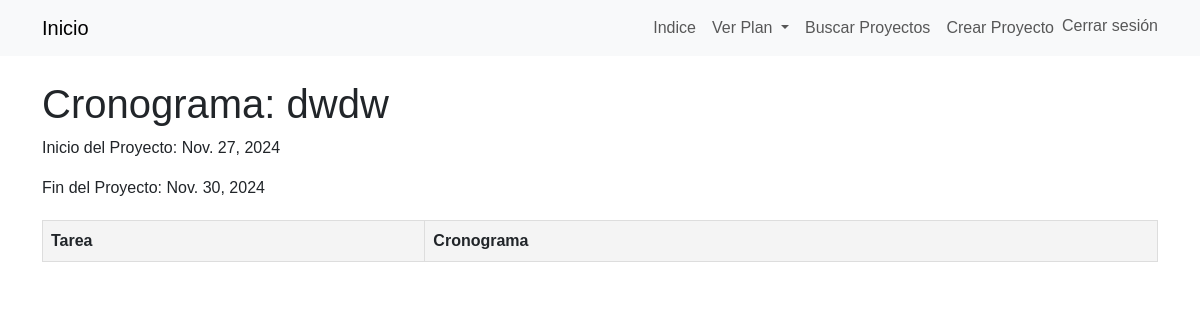
Page /project-plan/13/cronograma/ on the earlier database version.
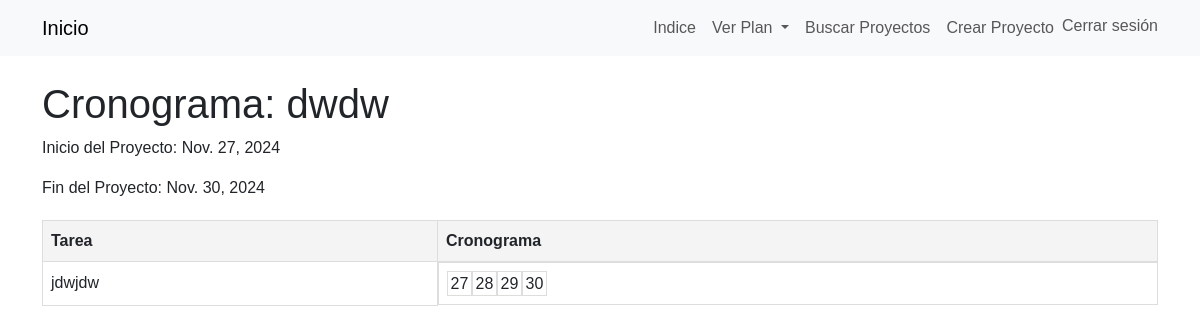
Same page on the later database version.
### creadorAPP/models.py (models this page shows, shortened)
class ProjectPlan(models.Model):
    created_by = models.ForeignKey(User, on_delete=models.CASCADE)
    title = models.CharField(max_length=100)
    description = models.TextField()
    objetive = models.TextField()
    clientName = models.CharField(max_length=50)
    startDate = models.DateField()
    endDate = models.DateField()
    presupuestoTotal = models.DecimalField(
        max_digits=12,
        decimal_places=2,
        null=True,
        blank=True,
        help_text="Presupuesto total del proyecto en USD."
        )

class Task(models.Model):
    project = models.ForeignKey(ProjectPlan, on_delete=models.CASCADE, related_name='tasks')
    name = models.CharField(max_length=255)
    description = models.CharField(
        max_length=255,
        blank=True,
        null=True,
    )
    estimated_duration = models.PositiveIntegerField(help_text="Duración estimada en horas")
    created_at = models.DateTimeField(auto_now_add=True)
    start_date = models.DateField(null=True, blank=True)  # Campo para la fecha de inicio
    end_date = models.DateField(null=True, blank=True)    # Campo para la fecha de fin

### creadorAPP/views.py (the view)
# urls.py: path('project-plan/<int:project_id>/cronograma/', views.ver_cronograma, name='ver_cronograma'),
def ver_cronograma(request, project_id):
    project = ProjectPlan.objects.get(id=project_id)
    tasks = project.tasks.order_by('start_date')
    date_range = []
    current_date = project.startDate
    while current_date <= project.endDate:
        date_range.append(current_date)
        current_date += timedelta(days=1)
    return render(request, 'cronograma/ver_cronograma.html', {
        'project': project,
        'tasks': tasks,
        'date_range': date_range,
        'project_id': project_id,
    })

### creadorAPP/templates/cronograma/ver_cronograma.html (shortened to what this page needs)
{% extends 'base.html' %}
{% block content %}
</head>
<body>
<h1>Cronograma: {{ project.title }}</h1>
<p>Inicio del Proyecto: {{ project.startDate }}</p>
<p>Fin del Proyecto: {{ project.endDate }}</p>
<table class="timeline">
    <thead>
        <tr>
            <th>Tarea</th>
            <th>Cronograma</th>
        </tr>
    </thead>
    <tbody>
        {% for task in tasks %}
            <tr>
                <td>{{ task.name }}</td>
                <td class="timeline-grid">
                    {% for day in date_range %}
                        <div class="day {% if day >= task.start_date and day <= task.end_date %}active{% endif %}">
                            {{ day|date:"d" }}
                        </div>
                    {% endfor %}
                </td>
            </tr>
        {% endfor %}
    </tbody>
</table>
</body>
{% endblock %}

Differences in the rows shown:
added Task: name "jdwjdw", date_range "27" "28" "29" "30"
